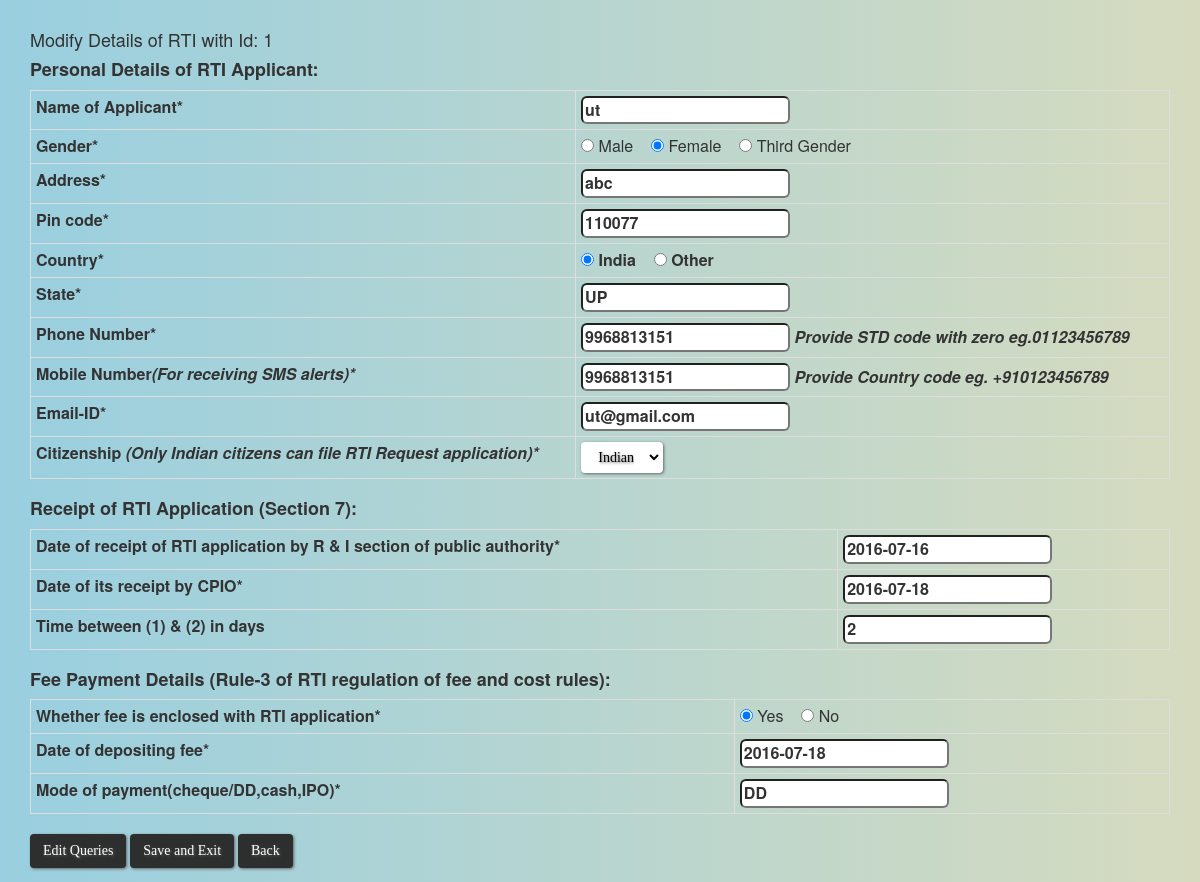
/ongoing_rti/modify_rti_details.php?id=1 (signed in), run on an earlier commit of the app's database.
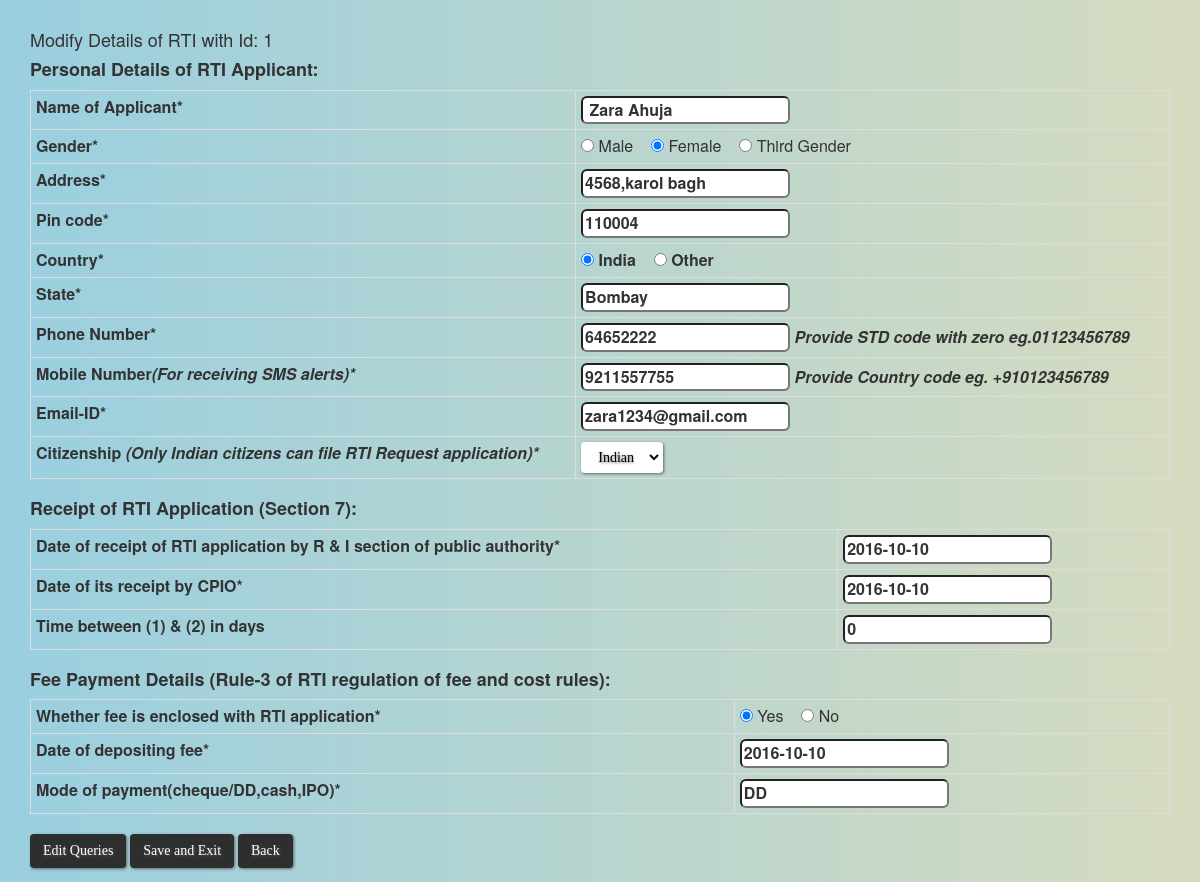
And on a later commit of the database.
### tables this page shows
CREATE TABLE `add_rti` (
  `id` int(11) NOT NULL,
  `name` varchar(30) NOT NULL,
  `gender` varchar(15) NOT NULL,
  `address` varchar(100) NOT NULL,
  `pin_code` int(11) NOT NULL,
  `state` varchar(20) NOT NULL,
  `country` varchar(10) NOT NULL,
  `phone_no` varchar(15) NOT NULL,
  `mobile` varchar(15) NOT NULL,
  `email` varchar(40) NOT NULL,
  `citizenship` varchar(15) NOT NULL,
  `date_of_receipt` date NOT NULL,
  `date_of_receipt_cio` date NOT NULL,
  `timespan` int(11) NOT NULL,
  `fee_enclosed` varchar(10) NOT NULL,
  `fee_deposit_date` date NOT NULL,
  `pay_mode` varchar(20) NOT NULL,
  `archive` int(11) DEFAULT NULL,
  `closed` int(11) DEFAULT NULL,
  `post` varchar(10) NOT NULL
);

### ongoing_rti/modify_rti_details.php (the view, shortened to what this page needs)
<?php
	if(!isset($_SESSION['login_access'])){
	header("location: ../errors/no_file.php");
	}
	else {
?>
		<html>
			<head>
				<link rel="stylesheet" href="../css/background.css">
				<link rel="stylesheet" href="../bootstrap/css/bootstrap.min.css">
			</head>
			<body>
				<?php
					echo "<br>
					<div class='container'>";
						if(isset($_GET['id'])) {
							$Id = $_GET['id'];
							echo "<h4>Modify Details of RTI with Id: ".$Id."</h4>";
						}
						include '../db/config_database.php';
						if(isset($_GET['id'])) {
							$Id = $_GET['id'];
							$data = "SELECT * FROM  add_rti WHERE id=".$Id.";";
							$query = mysqli_query($con, $data);
							$data2 = mysqli_fetch_array($query);
				?>
							<h4><strong>Personal Details of RTI Applicant:</strong></h4>
							<form action='../queries/modify_queries.php'  method='post' name="prev_rti">
								<table class="table table-bordered table-condensed">
									<tbody>
										<tr>
											<th>Name of Applicant*</th>
											<th><input type="text" name="name" id="name" maxlength="50" value="<?php echo $data2['name']?>" class="name" placeholder="" required></th>
										</tr>
										<tr>
											<th>Gender*</th>
											<td>
												<input type="radio" name="gender" id="gender" value="Male"<?php if(strcmp($data2['gender'], "Male") == 0){ echo "checked=\"checked\""; }?> required> Male &nbsp&nbsp
												<input type="radio" name="gender" id="gender" value="Female" <?php if(strcmp($data2['gender'], "Female") == 0){ echo "checked=\"checked\""; }?> required> Female &nbsp&nbsp
												<input type="radio" name="gender" id="gender" value="Third Gender" <?php if(strcmp($data2['gender'], "Third Gender") == 0){ echo "checked=\"checked\""; }?> required> Third Gender &nbsp&nbsp
											</td>
										</tr>
										<tr>
											<th>Address*</th>
											<th><input type="text" name="address" id="address1" class="address" maxlength="100" value="<?php echo $data2['address']?>" required></th>
										</tr>
										<tr>
											<th>Pin code*</th>
											<th><input type="text" name="pin_code" minlength="6" maxlength="6" onkeydown="return isNumeric(event.keyCode);" value="<?php echo $data2['pin_code']?>" required></th>
										</tr>
										<tr>
											<th>Country*</th>
											<th>
												<input type="radio" name="country" id="chkstate" <?php if(strcmp($data2['country'], "India") == 0){ echo "checked=\"checked\""; }?> value="India" onclick="test();" required> India &nbsp&nbsp
												<input type="radio" name="country" id="chkcountry" <?php if(strcmp($data2['country'], "other") == 0){ echo "checked=\"checked\""; }?> value="Other" onclick="test1();" required> Other
											</th>
										</tr>
										<tr>
											<th>State*</th>
											<th><input type="text" name="state" id="cngStateName" maxlength="18" value="<?php echo $data2['state']?>" required></th>
										</tr>
										<tr>
											<th>Phone Number*</th>
											<th><input type="text" name="phone_no" id="phone" maxlength="18" onkeydown="return isNumeric(event.keyCode);" class="numeric" value="<?php echo $data2['phone_no']?>" required><cite> Provide STD code with zero eg.01123456789</cite></th>
										</tr>
										<tr>
											<th>Mobile Number<cite>(For receiving SMS alerts)*</cite></th>
											<th><input type="text" name="mobile" id="cell" maxlength="15" class="numeric" onkeydown="return isNumeric(event.keyCode);" value="<?php echo $data2['mobile']?>" required><cite> Provide Country code eg. +910123456789</cite></th>
										</tr>
										<tr>
											<th>Email-ID*</th>
											<th><input type="text" name="email" maxlength="70" value="<?php echo $data2['email']?>" id="Email" required></th>
										</tr>
										<tr>
											<th>Citizenship <cite>(Only Indian citizens can file RTI Request application)*</cite></th>
											<th>
												<select name="citizenship" id="Citizenship" class="btn" style="background:white; color:black" onchange="chkCitizenship(this);">
													<option value="Indian" <?php if(strcmp($data2['citizenship'], "Indian") == 0){ echo "selected"; }?>>Indian</option>
												</select>
											</th>
										</tr>
									</tbody>
								</table>
								<h4><strong>Receipt of RTI Application (Section 7):</strong></h4>
								<table class="table table-bordered table-condensed">
									<tbody>
										<tr>
											<th>Date of receipt of RTI application by R & I section of public authority* </th>
											<th><input type="text" name="date_of_receipt" id="date_of_receipt" placeholder="DD-MM-YYYY" maxlength="50" value="<?php echo $data2['date_of_receipt']?>" class="name" placeholder="YYYY-MM-DD" required></th>
										</tr>
										<tr>
											<th>Date of its receipt by CPIO* </th>
											<th><input type="text" placeholder="DD-MM-YYYY" name="date_of_receipt_cio" id="date_of_receipt_cpio" maxlength="50" value="<?php echo $data2['date_of_receipt_cio']?>" class="name" placeholder="YYYY-MM-DD" required></th>
										</tr>
										<tr>
											<th>Time between (1) & (2) in days</th>
											<th><input type="text" name="time" id="time" maxlength="50" value="<?php echo $data2['timespan']?>" class="name" placeholder=""></th>
										</tr>
									</tbody>
								</table>
								<h4><strong>Fee Payment Details (Rule-3 of RTI regulation of fee and cost rules):</strong></h4>
								<table class="table table-bordered table-condensed">
									<tbody>
										<tr>
											<th>Whether fee is enclosed with RTI application*</th>
											<td>
												<input type="radio" value="yes" name="fee_enclosed" id="fee_enclosed" <?php if(strcmp($data2['fee_enclosed'], "yes") == 0){ echo "checked=\"checked\""; }?> required> Yes &nbsp&nbsp
												<input type="radio" value="no" name="fee_enclosed" id="fee_enclosed" <?php if(strcmp($data2['fee_enclosed'], "No") == 0 or strcmp($data2['fee_enclosed'], "no") == 0){ echo "checked=\"checked\""; }?> required> No
											</td>
										</tr>
										<tr>
											<th>Date of depositing fee* </th>
											<th><input type="text" id="fee_deposit_date" name="fee_deposit_date" maxlength="50" placeholder="DD-MM-YYYY" value="<?php echo $data2['fee_deposit_date']?>" required></th>
										</tr>
										<tr>
											<th>Mode of payment(cheque/DD,cash,IPO)* </th>
											<th><input type="text" id="pay_mode" name="pay_mode" maxlength="50" value="<?php echo $data2['pay_mode']?>" required></th>
										</tr>
									</tbody>
								</table>
								<input type="submit" name="edit" value="Edit Queries" class="btn" onclick="return validateDate()">
								<input type="submit" name="submit" value="Save and Exit" class="btn" onclick="return validateDate()">
							<?php
						}
						echo "<a class='btn' href='ongoing_rti_option.php?id=".$Id."''>Back</a>" ;
							?>
						</form>
					</div>
			</body>
		</html>
<?php
	}
?>

### css/background.css (style rules this page uses)
body { font-family: Lora; background: #99cfe0; background: -moz-linear-gradient(left, #f9cfe0 0%, #d6dbbf 100%); background: -webkit-linear-gradient(left, #99cfe0 0%,#d6dbbf 100%); background: linear-gradient(to right, #99cfe0 0%,#d6dbbf 100%); }
.btn { background: #2d2e2e; background-image: -webkit-linear-gradient(top, #2d2e2e, #6b696b); background-image: -moz-linear-gradient(top, #2d2e2e, #6b696b); background-image: -ms-linear-gradient(top, #2d2e2e, #6b696b); background-image: -o-linear-gradient(top, #2d2e2e, #6b696b); background-image: linear-gradient(to bottom, #2d2e2e, #6b696b); -webkit-border-radius: 8; -moz-border-radius: 8; border-radius: 8px; text-shadow: 1px 1px 3px #616161; -webkit-box-shadow: 1px 1px 3px #666666; -moz-box-shadow: 1px 1px 3px #666666; box-shadow: 1px 1px 3px #666666; font-family: Georgia; color: #ffffff; font-size: 20px; padding: 10px 20px 10px 20px; text-decoration: none; cursor: pointer; }
input { border-radius: 6px; }

What changed in the data, as far as the page shows it:
changed add_rti "Indian": name "ut" → "Zara Ahuja"; address "abc" → "4568,karol bagh"; pin_code "110077" → "110004"; state "UP" → "Bombay"; phone_no "9968813151" → "64652222"; mobile "9968813151" → "9211557755"; email "ut@gmail.com" → "zara1234@gmail.com"; date_of_receipt "2016-07-16" → "2016-10-10"; date_of_receipt_cio "2016-07-18" → "2016-10-10"; time "2" → "0"; fee_deposit_date "2016-07-18" → "2016-10-10"
